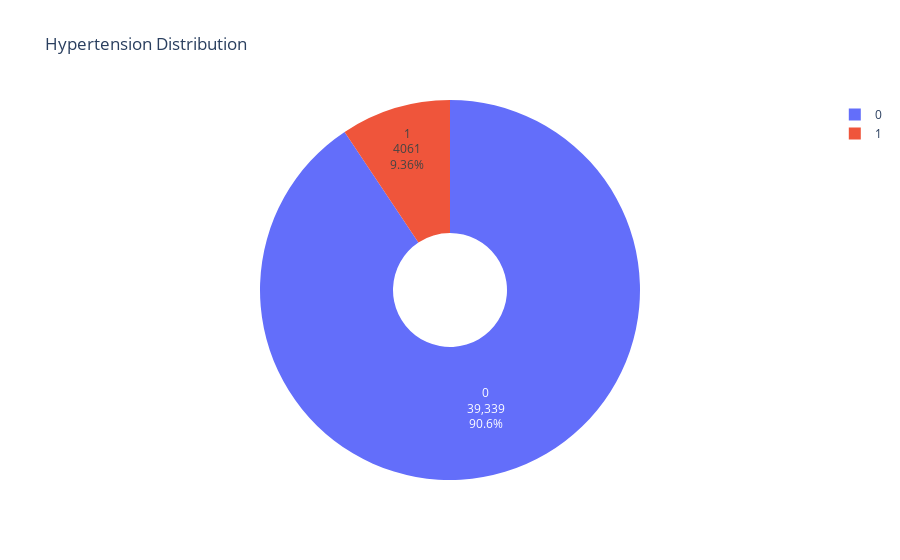

Write notebook code for a chart like this one.
### Code cell
fig = go.Figure(data=[go.Pie(labels=hyper.index, values=hyper.values, textinfo='label+percent+value', hole=.3)])
fig.update_layout(title_text='Hypertension Distribution')
fig.show()

### Figure 1 — Plotly figure (JSON) as saved in the notebook; plotly's stock layout.template omitted (floating-point values rounded to 4 significant figures)
{"data": [{"hole": 0.3, "labels": [0, 1], "textinfo": "label+percent+value", "type": "pie", "values": [39339, 4061]}], "layout": {"title": {"text": "Hypertension Distribution"}}}
